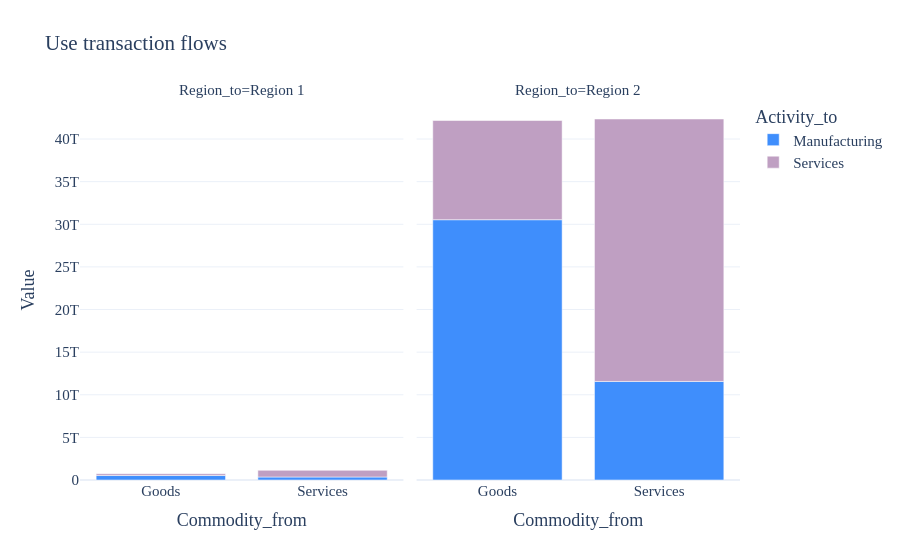

Here is the notebook cell this chart was saved with:
### Markdown cell above
## SUT-specific views

The same engine works on split SUT blocks such as `U` and `S`, so you can plot activity and commodity dimensions directly.

### Code cell
fig = sut.plot(
    matrix="U",
    kind="bar",
    preset=None,
    x="Commodity_from",
    color="Activity_to",
    facet_col="Region_to",
    top_n=4,
    auto_open=False,
    path=False,
)
fig

### Figure 1 — Plotly figure (JSON) as saved in the notebook; plotly's stock layout.template omitted (floating-point values rounded to 4 significant figures)
{"data": [{"hovertemplate": "Activity_to=Manufacturing<br>Region_to=Region 1<br>Commodity_from=%{x}<br>Value=%{y}<extra></extra>", "legendgroup": "Manufacturing", "marker": {"color": "#3F8EFC", "pattern": {"shape": ""}}, "name": "Manufacturing", "orientation": "v", "showlegend": true, "textposition": "auto", "type": "bar", "x": ["Goods", "Services"], "xaxis": "x", "y": [525800000000.0, 352300000000.0], "yaxis": "y"}, {"hovertemplate": "Activity_to=Manufacturing<br>Region_to=Region 2<br>Commodity_from=%{x}<br>Value=%{y}<extra></extra>", "legendgroup": "Manufacturing", "marker": {"color": "#3F8EFC", "pattern": {"shape": ""}}, "name": "Manufacturing", "orientation": "v", "showlegend": false, "textposition": "auto", "type": "bar", "x": ["Goods", "Services"], "xaxis": "x2", "y": [30540000000000.0, 11560000000000.0], "yaxis": "y2"}, {"hovertemplate": "Activity_to=Services<br>Region_to=Region 1<br>Commodity_from=%{x}<br>Value=%{y}<extra></extra>", "legendgroup": "Services", "marker": {"color": "#BF9FC2", "pattern": {"shape": ""}}, "name": "Services", "orientation": "v", "showlegend": true, "textposition": "auto", "type": "bar", "x": ["Goods", "Services"], "xaxis": "x", "y": [206800000000.0, 783600000000.0], "yaxis": "y"}, {"hovertemplate": "Activity_to=Services<br>Region_to=Region 2<br>Commodity_from=%{x}<br>Value=%{y}<extra></extra>", "legendgroup": "Services", "marker": {"color": "#BF9FC2", "pattern": {"shape": ""}}, "name": "Services", "orientation": "v", "showlegend": false, "textposition": "auto", "type": "bar", "x": ["Goods", "Services"], "xaxis": "x2", "y": [11640000000000.0, 30790000000000.0], "yaxis": "y2"}], "layout": {"annotations": [{"font": {}, "showarrow": false, "text": "Region_to=Region 1", "x": 0.245, "xanchor": "center", "xref": "paper", "y": 1, "yanchor": "bottom", "yref": "paper"}, {"font": {}, "showarrow": false, "text": "Region_to=Region 2", "x": 0.755, "xanchor": "center", "xref": "paper", "y": 1, "yanchor": "bottom", "yref": "paper"}], "barmode": "relative", "font": {"family": "Verdana", "size": 15}, "legend": {"title": {"text": "Activity_to"}, "tracegroupgap": 0}, "title": {"text": "Use transaction flows"}, "xaxis": {"anchor": "y", "domain": [0, 0.49], "title": {"text": "Commodity_from"}}, "xaxis2": {"anchor": "y2", "domain": [0.51, 1], "matches": "x", "title": {"text": "Commodity_from"}}, "yaxis": {"anchor": "x", "domain": [0, 1], "title": {"text": "Value"}}, "yaxis2": {"anchor": "x2", "domain": [0, 1], "matches": "y", "showticklabels": false}}}
